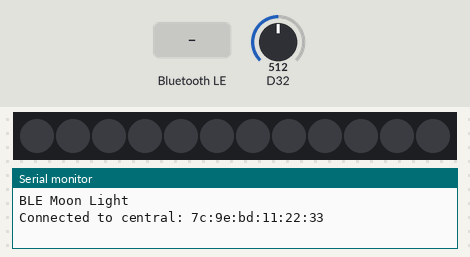
Bench run of a sketch on a simulated Arduino MKR. On the bench: 12 RGB LEDs in strip order, left to right, the last lines printed to the serial monitor. Inputs (shaded band) come from the test bench; at power-on: D32 = 512. Dim RGB values are drawn brighter than linear; the strip is taken to match the declared colour order; nothing arrives over Bluetooth unless stated; a phone connects over Bluetooth LE 3 s after start.

Above: at 3.8 s.
3.9 s: Bluetooth LE write "1" received
5.4 s: Bluetooth LE write "1" received
At 6.1 s:
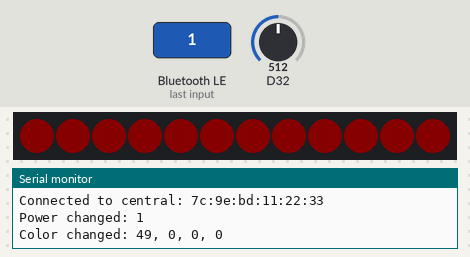
6.9 s: Bluetooth LE write "1" received
At 7.5 s:
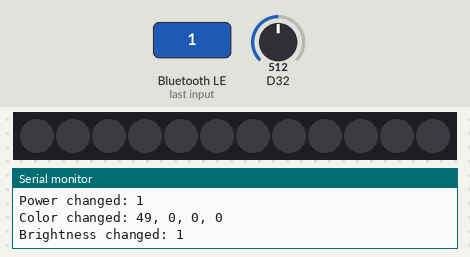
Timing chart, 0 to 9.9 s (numbered marks = the images above; inputs shaded):
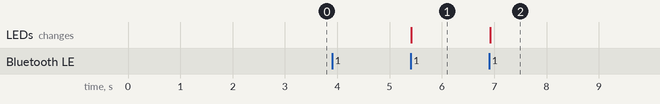

The sketch:

Moon_dec06a.ino
```cpp
/*
  The following variables are automatically generated and updated when changes are made to the Thing

  CloudColor color;
  float timeleft;
  float voltage;
  int bright;
  bool NEOPIXELS;

  Variables which are marked as READ/WRITE in the Cloud Thing will also have functions
  which are called when their values are changed from the Dashboard.
  These functions are generated with the Thing and added at the end of this sketch.

  BOARD:  ARDUINO MKR WIFI 1010

  -Turn on/off Cloud
  -Change Color
  -Change Brightness
  -Turn off in 30 minutes
  -measure battery
  -sleep mode to save power
  - 2500 mAh battery.  12 leds on Neopixel ring.  0.5 run times.  ~20 mA per led = 240 mA.  120 mAh / run.  ~21 runs with
  hopeful savings from low power mode
*/

#include <ArduinoBLE.h>
#include <Adafruit_NeoPixel.h>
#include <ArduinoLowPower.h>


#define LED_PIN     6 //NeoPixel Pin
#define LED_COUNT  12  // How many NeoPixels are attached to the Arduino?
//#define BRIGHTNESS 125 // Set BRIGHTNESS to about 1/5 (max = 255)

// Declare our NeoPixel strip object:
Adafruit_NeoPixel strip(LED_COUNT, LED_PIN, NEO_RGBW + NEO_KHZ800);
//   NEO_KHZ800  800 KHz bitstream (most NeoPixel products w/WS2812 LEDs)
//   NEO_RGBW    Pixels are wired for RGBW bitstream (NeoPixel RGBW products)

// BLE Service and Characteristics UUIDs (randomly generated, you can generate your own)
#define SERVICE_UUID           "12345678-1234-5678-1234-56789abcdef0"
#define CHAR_POWER_UUID        "12345678-1234-5678-1234-56789abcdef1"
#define CHAR_COLOR_UUID        "12345678-1234-5678-1234-56789abcdef2"
#define CHAR_BRIGHTNESS_UUID   "12345678-1234-5678-1234-56789abcdef3"
#define CHAR_VOLTAGE_UUID      "12345678-1234-5678-1234-56789abcdef4"

// Define characteristics
BLEBoolCharacteristic powerChar(CHAR_POWER_UUID, BLERead | BLEWrite);
BLECharacteristic colorChar(CHAR_COLOR_UUID, BLERead | BLEWrite, 4);  // RGBW - 4 bytes
BLEUnsignedCharCharacteristic brightnessChar(CHAR_BRIGHTNESS_UUID, BLERead | BLEWrite);
BLEFloatCharacteristic voltageChar(CHAR_VOLTAGE_UUID, BLERead | BLENotify);

BLEService moonLampService(SERVICE_UUID);

bool powerState = false;
uint8_t colorData[4] = {0, 0, 0, 0};  // RGBW
uint8_t brightness = 50; // default brightness (0-255)

unsigned long LEDonMillis = 0;
unsigned long timer = 30UL * 60UL * 1000UL;  // 30 minutes


void setup() {
  Serial.begin(9600);
  while (!Serial);

  strip.begin();
  strip.show(); // initialize all pixels to 'off'

  if (!BLE.begin()) {
    Serial.println("Starting BLE failed!");
    while (1);
  }

  BLE.setDeviceName("MoonLamp");
  BLE.setLocalName("MoonLamp");
  BLE.setAdvertisedService(moonLampService);

  moonLampService.addCharacteristic(powerChar);
  moonLampService.addCharacteristic(colorChar);
  moonLampService.addCharacteristic(brightnessChar);
  moonLampService.addCharacteristic(voltageChar);

  BLE.addService(moonLampService);

  // Set default values
  powerChar.writeValue(powerState);
  colorChar.writeValue(colorData, 4);
  brightnessChar.writeValue(brightness);
  voltageChar.writeValue(readBatteryVoltage());

  BLE.advertise();

  Serial.println("BLE Moon Light");
}

void loop() {
  BLEDevice central = BLE.central();

  if (central) {
    Serial.print("Connected to central: ");
    Serial.println(central.address());

    float v = readBatteryVoltage();
    voltageChar.writeValue(v);
    int pct = batteryPercent(v);


    while (central.connected()) {
      // Check if any characteristic was written to
      if (powerChar.written()) {
        powerState = powerChar.value();
        Serial.print("Power changed: ");
        Serial.println(powerState);
        updateLEDs();
        if (powerState) LEDonMillis = millis();
      }

      if (colorChar.written()) {
        colorChar.readValue(colorData, 4);
        Serial.print("Color changed: ");
        Serial.print(colorData[0]); Serial.print(", ");
        Serial.print(colorData[1]); Serial.print(", ");
        Serial.print(colorData[2]); Serial.print(", ");
        Serial.println(colorData[3]);
        updateLEDs();
      }

      if (brightnessChar.written()) {
        brightness = brightnessChar.value();
        Serial.print("Brightness changed: ");
        Serial.println(brightness);
        updateLEDs();
      }

      // Auto turn off after timer (30 min)
      if (powerState && (millis() - LEDonMillis > timer)) {
        powerState = false;
        powerChar.writeValue(false);
        updateLEDs();
        Serial.println("Timer expired: turning off LEDs.");
      }
    delay(100);  // BLE Polling
    }

    Serial.print("Disconnected from central: ");
    Serial.println(central.address());
  }
  // No connection: sleep for 10 seconds
  //Serial.println("No BLE central — sleeping...");
  //BLE.end(); // Stop BLE before sleep
  //LowPower.sleep(10000); // 10 seconds sleep
  //BLE.begin(); // Restart BLE after wake
  //BLE.advertise();
}

void updateLEDs() {
  if (powerState) {
    // Apply brightness scaling to color
    uint8_t r = (uint16_t(colorData[0]) * brightness) / 255;
    uint8_t g = (uint16_t(colorData[1]) * brightness) / 255;
    uint8_t b = (uint16_t(colorData[2]) * brightness) / 255;
    uint8_t w = (uint16_t(colorData[3]) * brightness) / 255;

    uint32_t c = strip.Color(r, g, b, w);
    for (int i = 0; i < LED_COUNT; i++) {
      strip.setPixelColor(i, c);
    }
  } else {
    strip.clear();
  }
  strip.show();
}

float readBatteryVoltage() {
  int raw = analogRead(ADC_BATTERY); // A6 = internal battery ADC pin
  float voltage = (raw / 1023.0) * 3.3 * 2.0; // Multiply by 2 due to internal voltage divider
  return voltage;
}

int batteryPercent(float voltage) {
  float minV = 3.3;
  float maxV = 4.2;
  int pct = (voltage - minV) / (maxV - minV) * 100.0;
  return constrain(pct, 0, 100);
}
```

Measured:
- after the input at 5.4 s, the LEDs: change at once (image 1)
- after the input at 6.9 s, the LEDs: change at once (image 2)
